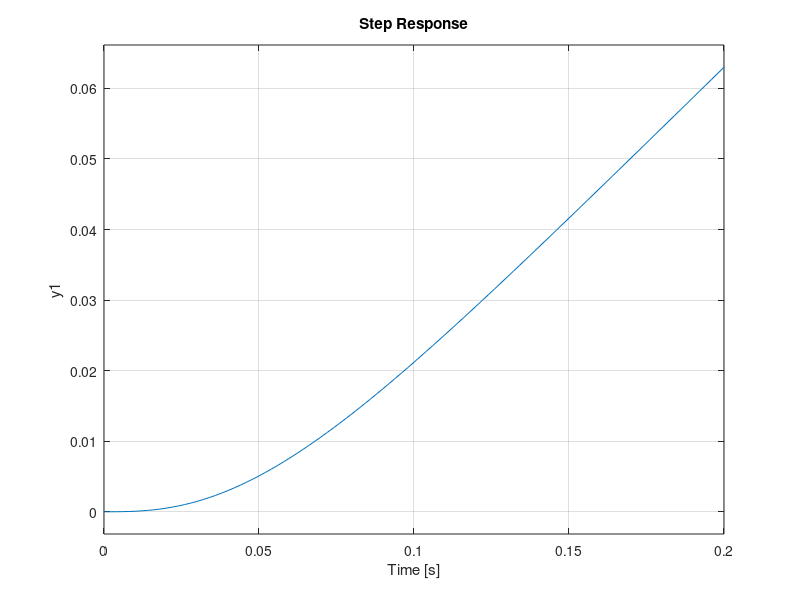

Here is the MATLAB script that generated this plot:
%Transfer Functions
%Robot Link Position Response

L = 0.062;
R=2.5;
n=20;
dur = 0.2; 
kt = 0.026; %Nm/A
kb = 0.02; %V/rad s-1

Jeq = 0.00004; %kg/m^2
beq = 0.001 %0.001; %Nm/rad s-1

b2 = L*Jeq;
b1 = L*beq+R*Jeq;
b0 = R*beq+kb*kt;
a0 = kt/n;

sys = tf([a0],[b2 b1 b0 0]);

sys

step(sys,dur); grid on;



